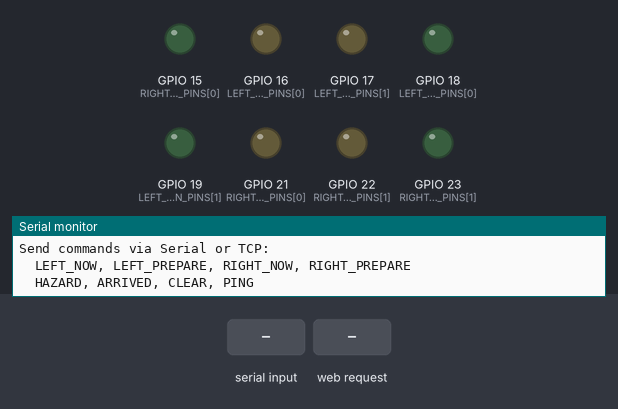
Recording of a sketch running on a simulated ESP32. On the bench: output pins drawn as LEDs (lit = HIGH), the last lines printed to the serial monitor. Dashed ring = blinking. The test bench sets the inputs (shaded band). WiFi joins after 1.5 s; servers stay silent unless stated.

Above: at 2.9 s.
3.0 s: "LEFT_PREPARE\n" received over Serial
6.0 s: "LEFT_NOW\n" received over Serial
At 6.1 s:
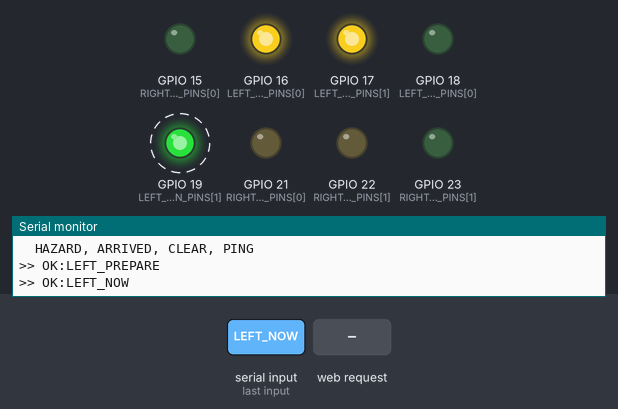
9.0 s: "RIGHT_PREPARE\n" received over Serial
At 9.8 s:
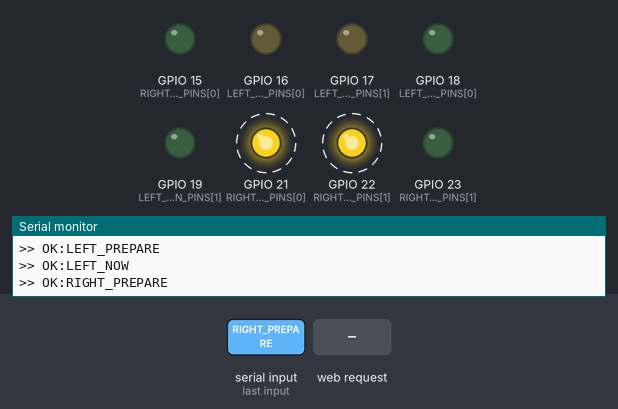
12.0 s: "RIGHT_NOW\n" received over Serial
At 12.25 s:
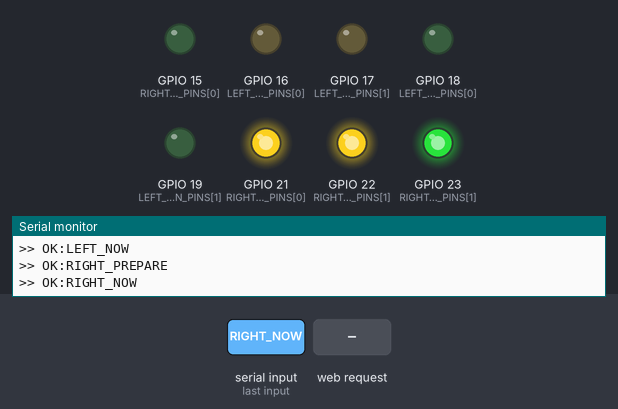
15.0 s: "LEFT_MISSED\n" received over Serial
At 15.38 s:
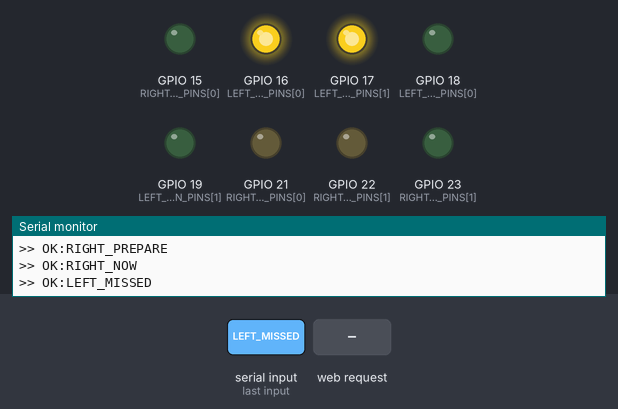
18.0 s: HTTP request GET /CLEAR received
Timing chart, 0 to 22.0 s (numbered marks = the images above; inputs shaded):
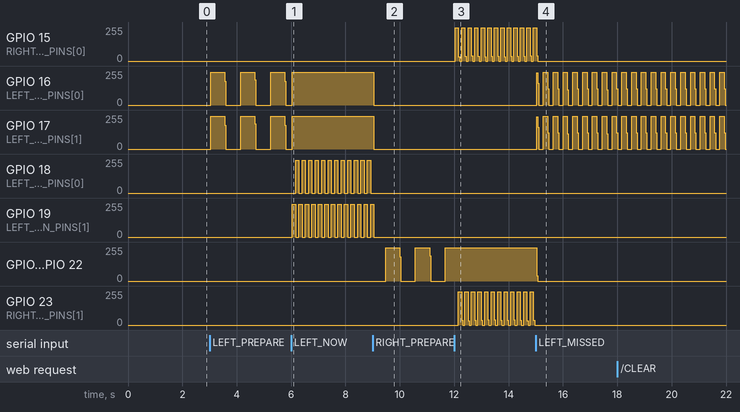

Measured:
- after the input at 6.0 s, GPIO 18 (LEFT_GREEN_PINS[0]): alternates 244/255 for 0.12 s and 0/255 for 0.12 s, starting after 0.16 s; GPIO 19 (LEFT_GREEN_PINS[1]): alternates 244/255 for 0.12 s and 0/255 for 0.12 s, starting at once
- after the input at 9.0 s, GPIO 16 (LEFT_YELLOW_PINS[0]), GPIO 17 (LEFT_YELLOW_PINS[1]): 244/255 → 0/255 at once
- after the input at 12.0 s, GPIO 15 (RIGHT_GREEN_PINS[0]), GPIO 23 (RIGHT_GREEN_PINS[1]): ramps from 249/255 to 0/255 and jumps back, once every 0.24 s; GPIO 21 (RIGHT_YELLOW_PINS[0]), GPIO 22 (RIGHT_YELLOW_PINS[1]): stops changing and stays 249/255

The sketch:

smart_helmet_wifi_led_v2.ino
```cpp
#include <WiFi.h>

// -------- Configuration --------
static const char *WIFI_SSID = "Priyal's S25";
static const char *WIFI_PASSWORD = "priyal@1401";

// -------- LED pin mapping --------
static const int LEFT_YELLOW_PINS[2] = {16, 17};
static const int LEFT_GREEN_PINS[2] = {18, 19};
static const int RIGHT_YELLOW_PINS[2] = {21, 22};
static const int RIGHT_GREEN_PINS[2] = {15, 23};

enum CueMode {
  MODE_CLEAR,
  MODE_STRAIGHT,
  MODE_LEFT_PREPARE,
  MODE_LEFT_NOW,
  MODE_LEFT_MISSED,
  MODE_RIGHT_PREPARE,
  MODE_RIGHT_NOW,
  MODE_RIGHT_MISSED,
  MODE_HAZARD,
  MODE_SOS_ON,
  MODE_SOS_OFF,
  MODE_ARRIVED
};

WiFiServer server(80);
CueMode g_mode = MODE_CLEAR;
unsigned long g_lastTickMs = 0;
bool g_blinkState = false;
int g_chaseIndex = 0;

// -------- Helper Functions --------

void setGroup(const int *pins, int count, bool on) {
  for (int i = 0; i < count; i++) {
    digitalWrite(pins[i], on ? HIGH : LOW);
  }
}

void clearAllLeds() {
  setGroup(LEFT_YELLOW_PINS, 2, false);
  setGroup(LEFT_GREEN_PINS, 2, false);
  setGroup(RIGHT_YELLOW_PINS, 2, false);
  setGroup(RIGHT_GREEN_PINS, 2, false);
}

void setChase(const int *pins, int count, int activeIndex) {
  for (int i = 0; i < count; i++) {
    digitalWrite(pins[i], (i == activeIndex) ? HIGH : LOW);
  }
}

String trimUpper(String s) {
  s.trim();
  s.toUpperCase();
  return s;
}

const char *modeToString(CueMode mode) {
  switch (mode) {
    case MODE_CLEAR:         return "CLEAR";
    case MODE_STRAIGHT:      return "STRAIGHT";
    case MODE_LEFT_PREPARE:  return "LEFT_PREPARE";
    case MODE_LEFT_NOW:      return "LEFT_NOW";
    case MODE_LEFT_MISSED:   return "LEFT_MISSED";
    case MODE_RIGHT_PREPARE: return "RIGHT_PREPARE";
    case MODE_RIGHT_NOW:     return "RIGHT_NOW";
    case MODE_RIGHT_MISSED:  return "RIGHT_MISSED";
    case MODE_HAZARD:        return "HAZARD";
    case MODE_SOS_ON:        return "SOS_ON";
    case MODE_SOS_OFF:       return "SOS_OFF";
    case MODE_ARRIVED:       return "ARRIVED";
    default:                 return "UNKNOWN";
  }
}

void sendStatus(const String &text) {
  Serial.println(text);
}

void applyCommand(const String &rawCommand) {
  String command = trimUpper(rawCommand);

  if (command == "CLEAR") { g_mode = MODE_CLEAR; sendStatus("OK:CLEAR"); return; }
  if (command == "STRAIGHT") { g_mode = MODE_STRAIGHT; sendStatus("OK:STRAIGHT"); return; }
  if (command == "LEFT_PREPARE") { g_mode = MODE_LEFT_PREPARE; sendStatus("OK:LEFT_PREPARE"); return; }
  if (command == "LEFT_NOW") { g_mode = MODE_LEFT_NOW; sendStatus("OK:LEFT_NOW"); return; }
  if (command == "LEFT_MISSED") { g_mode = MODE_LEFT_MISSED; sendStatus("OK:LEFT_MISSED"); return; }
  if (command == "RIGHT_PREPARE") { g_mode = MODE_RIGHT_PREPARE; sendStatus("OK:RIGHT_PREPARE"); return; }
  if (command == "RIGHT_NOW") { g_mode = MODE_RIGHT_NOW; sendStatus("OK:RIGHT_NOW"); return; }
  if (command == "RIGHT_MISSED") { g_mode = MODE_RIGHT_MISSED; sendStatus("OK:RIGHT_MISSED"); return; }
  if (command == "HAZARD") { g_mode = MODE_HAZARD; sendStatus("OK:HAZARD"); return; }
  if (command == "SOS_ON") { g_mode = MODE_SOS_ON; sendStatus("OK:SOS_ON"); return; }
  if (command == "SOS_OFF") { g_mode = MODE_SOS_OFF; sendStatus("OK:SOS_OFF"); return; }
  if (command == "ARRIVED") { g_mode = MODE_ARRIVED; sendStatus("OK:ARRIVED"); return; }
  if (command == "PING") { sendStatus("OK:PONG"); return; }

  sendStatus("ERR:UNKNOWN_COMMAND");
}

void updatePattern() {
  unsigned long nowMs = millis();

  switch (g_mode) {
    case MODE_CLEAR:
    case MODE_STRAIGHT:
      clearAllLeds();
      break;
    case MODE_LEFT_PREPARE:
      if (nowMs - g_lastTickMs >= 550) { g_lastTickMs = nowMs; g_blinkState = !g_blinkState; }
      clearAllLeds(); setGroup(LEFT_YELLOW_PINS, 2, g_blinkState);
      break;
    case MODE_RIGHT_PREPARE:
      if (nowMs - g_lastTickMs >= 550) { g_lastTickMs = nowMs; g_blinkState = !g_blinkState; }
      clearAllLeds(); setGroup(RIGHT_YELLOW_PINS, 2, g_blinkState);
      break;
    case MODE_LEFT_MISSED:
      if (nowMs - g_lastTickMs >= 180) { g_lastTickMs = nowMs; g_blinkState = !g_blinkState; }
      clearAllLeds(); setGroup(LEFT_YELLOW_PINS, 2, g_blinkState);
      break;
    case MODE_RIGHT_MISSED:
      if (nowMs - g_lastTickMs >= 180) { g_lastTickMs = nowMs; g_blinkState = !g_blinkState; }
      clearAllLeds(); setGroup(RIGHT_YELLOW_PINS, 2, g_blinkState);
      break;
    case MODE_LEFT_NOW:
      if (nowMs - g_lastTickMs >= 120) { g_lastTickMs = nowMs; g_chaseIndex = (g_chaseIndex + 1) % 2; }
      clearAllLeds(); setGroup(LEFT_YELLOW_PINS, 2, true); setChase(LEFT_GREEN_PINS, 2, g_chaseIndex);
      break;
    case MODE_RIGHT_NOW:
      if (nowMs - g_lastTickMs >= 120) { g_lastTickMs = nowMs; g_chaseIndex = (g_chaseIndex + 1) % 2; }
      clearAllLeds(); setGroup(RIGHT_YELLOW_PINS, 2, true); setChase(RIGHT_GREEN_PINS, 2, g_chaseIndex);
      break;
    case MODE_HAZARD:
    case MODE_SOS_ON:
      if (nowMs - g_lastTickMs >= 180) { g_lastTickMs = nowMs; g_blinkState = !g_blinkState; }
      clearAllLeds(); setGroup(LEFT_YELLOW_PINS, 2, g_blinkState); setGroup(RIGHT_YELLOW_PINS, 2, g_blinkState);
      break;
    case MODE_SOS_OFF:
      clearAllLeds();
      break;
    case MODE_ARRIVED:
      if (nowMs - g_lastTickMs >= 350) { g_lastTickMs = nowMs; g_blinkState = !g_blinkState; }
      clearAllLeds(); setGroup(LEFT_GREEN_PINS, 2, g_blinkState); setGroup(RIGHT_GREEN_PINS, 2, g_blinkState);
      break;
  }
}

// -------- Main Setup and Loop --------

void setup() {
  Serial.begin(115200);
  delay(200);

  // Pin initialization
  for (int i = 0; i < 2; i++) {
    pinMode(LEFT_YELLOW_PINS[i], OUTPUT);
    pinMode(LEFT_GREEN_PINS[i], OUTPUT);
    pinMode(RIGHT_YELLOW_PINS[i], OUTPUT);
    pinMode(RIGHT_GREEN_PINS[i], OUTPUT);
  }
  clearAllLeds();

  // WiFi connection
  Serial.print("\nConnecting to WiFi: ");
  Serial.println(WIFI_SSID);
  WiFi.begin(WIFI_SSID, WIFI_PASSWORD);

  unsigned long startMs = millis();
  while (WiFi.status() != WL_CONNECTED && millis() - startMs < 15000) {
    delay(500);
    Serial.print('.');
  }

  Serial.println();
  if (WiFi.status() == WL_CONNECTED) {
    Serial.println("WiFi Connected!");
    Serial.print("IP Address: ");
    Serial.println(WiFi.localIP());
  } else {
    Serial.println("WiFi Failed!");
  }

  server.begin();
  Serial.println("TCP server started on port 80");
  Serial.println("\nSend commands via Serial or TCP:");
  Serial.println("  LEFT_NOW, LEFT_PREPARE, RIGHT_NOW, RIGHT_PREPARE");
  Serial.println("  HAZARD, ARRIVED, CLEAR, PING\n");

  g_mode = MODE_CLEAR;
  g_lastTickMs = millis();
  g_blinkState = false;
  g_chaseIndex = 0;
}

void loop() {
  updatePattern();

  // ====== READ FROM SERIAL MONITOR ======
  if (Serial.available()) {
    String command = Serial.readStringUntil('\n');
    command.trim();
    if (command.length() > 0) {
      Serial.print(">> ");
      applyCommand(command);
    }
  }

  // ====== READ FROM TCP CLIENT ======
  WiFiClient client = server.available();
  if (!client) {
    return;
  }

  String command = "";
  unsigned long timeoutMs = millis() + 2000;

  while (client.connected() && millis() < timeoutMs) {
    if (client.available()) {
      char c = client.read();
      if (c == '\n') {
        break;
      }
      if (c != '\r') {
        command += c;
      }
    }
  }

  command.trim();
  if (command.length() > 0) {
    applyCommand(command);
  }

  client.println("OK");
  client.stop();
}
```
